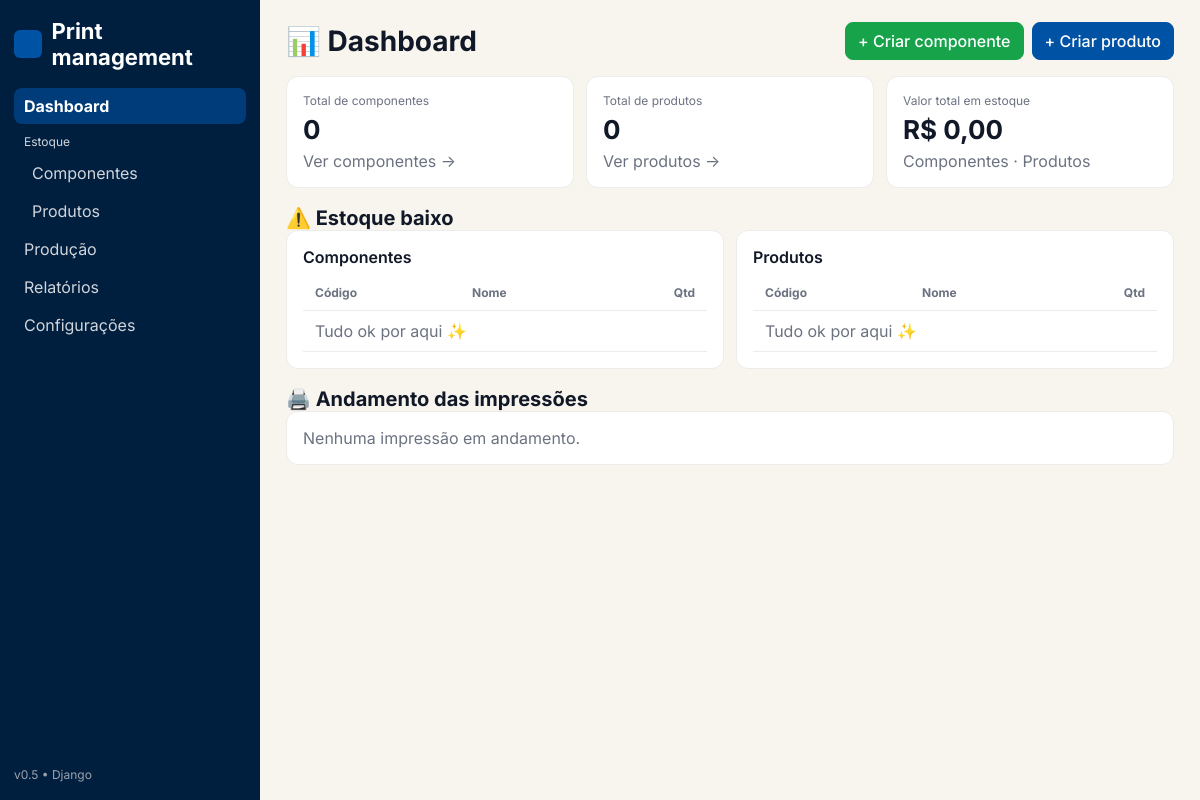
The app's page /, older data.
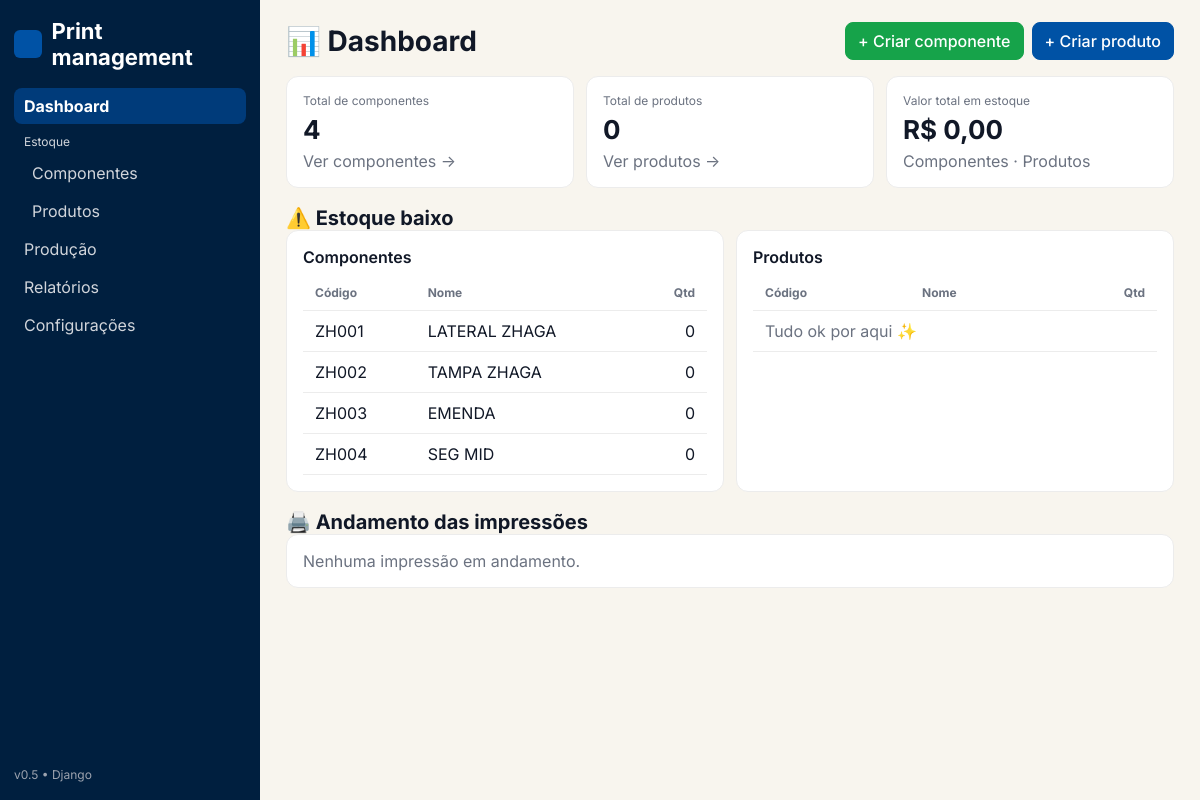
The same page, newer data.
### core/models.py (models this page shows, shortened)
class Component(models.Model):
    code = models.CharField("Código", max_length=32, unique=True)
    name = models.CharField("Nome", max_length=120)
    description = models.TextField("Descrição", blank=True)
    material = models.CharField("Material", max_length=60, blank=True)
    unit_cost = models.DecimalField("Custo unitário (R$)", max_digits=10, decimal_places=2, default=0)
    production_time = models.DurationField("Tempo de produção", default=timedelta())
    print_time_min = models.PositiveIntegerField("Tempo de impressão (min/un)", default=0)
    qty_on_hand = models.PositiveIntegerField("Qtd em estoque", default=0)
    created_at = models.DateTimeField(auto_now_add=True)
    updated_at = models.DateTimeField(auto_now=True)
    class Meta:
        ordering = ["code"]

### core/views.py (the view)
# urls.py: path('', views.dashboard, name='dashboard'),
def dashboard(request):
    total_componentes = Component.objects.count()
    total_produtos = Product.objects.count()
    valor_total_estoque = 0.0
    for c in Component.objects.all():
        qty = _qty_on_hand_for(c)
        cost = _cost_for_component(c)
        valor_total_estoque += qty * cost
    low_components = []
    for c in Component.objects.all():
        if _qty_on_hand_for(c) <= 3:
            low_components.append(c)
    low_products = []
    for p in Product.objects.all():
        if _qty_on_hand_for(p) <= 3:
            low_products.append(p)
    progress_items = []
    ctx = {
        "total_componentes": total_componentes,
        "total_produtos": total_produtos,
        "valor_total_estoque": valor_total_estoque,
        "low_components": low_components,
        "low_products": low_products,
        "progress_items": progress_items,
    }
    return render(request, "dashboard.html", ctx)

### core/views.py (called while the page is built, shortened)
def _get_any_attr(obj, names, default=0):
    for n in names:
        if hasattr(obj, n):
            val = getattr(obj, n)
            try:
                if callable(val):
                    continue
            except Exception:
                pass
            return val if val is not None else default
    return default

def _qty_on_hand_for(obj):
    direct = _get_any_attr(
        obj,
        ["qty_on_hand", "stock", "quantity", "amount", "qtd", "qtd_estoque", "estoque"],
        default=None,
    )
    if direct is not None:
        try:
            return float(direct)
        except Exception:
            return 0

def _cost_for_component(c):
    val = _get_any_attr(c, ["cost", "unit_cost", "custo", "preco"], default=0)
    try:
        return float(val)
    except Exception:
        return 0.0

### templates/dashboard.html (shortened to what this page needs)
{% extends "base.html" %}
{% block content %}
<div class="page-header">
  <div class="page-title">📊 Dashboard</div>
  <div class="page-actions">
    <a href="{% url 'componentes-new' %}" class="btn btn-success">+ Criar componente</a>
    <a href="{% url 'produtos-new' %}" class="btn btn-primary">+ Criar produto</a>
  </div>
</div>
<div class="blocks">
  <div class="block col-4">
    <div class="stat-title">Total de componentes</div>
    <div class="stat-value">{{ total_componentes|default:"0" }}</div>
    <div class="muted" style="margin-top:6px"><a href="{% url 'estoque-componentes' %}">Ver componentes →</a></div>
  </div>
  <div class="block col-4">
    <div class="stat-title">Total de produtos</div>
    <div class="stat-value">{{ total_produtos|default:"0" }}</div>
    <div class="muted" style="margin-top:6px"><a href="{% url 'estoque-produtos' %}">Ver produtos →</a></div>
  </div>
  <div class="block col-4">
    <div class="stat-title">Valor total em estoque</div>
    <div class="stat-value">R$ {{ valor_total_estoque|default:"0,00" }}</div>
    <div class="muted" style="margin-top:6px">
      <a href="{% url 'estoque-componentes' %}">Componentes</a> ·
      <a href="{% url 'estoque-produtos' %}">Produtos</a>
    </div>
  </div>
</div>
<div class="page-title" style="font-size:20px;margin-top:18px">⚠️ Estoque baixo</div>
<div class="blocks">
  <div class="block col-6">
    <div class="card-title">Componentes</div>
    <table>
      <thead><tr><th>Código</th><th>Nome</th><th class="right">Qtd</th></tr></thead>
      <tbody>
        {% if low_components %}
          {% for c in low_components %}
          <tr><td>{{ c.code }}</td><td>{{ c.name }}</td><td class="right">{{ c.inventory.qty_on_hand|default:"0" }}</td></tr>
          {% endfor %}
        {% else %}
          <tr><td colspan="3" class="muted">Tudo ok por aqui ✨</td></tr>
        {% endif %}
      </tbody>
    </table>
  </div>
  <div class="block col-6">
    <div class="card-title">Produtos</div>
    <table>
      <thead><tr><th>Código</th><th>Nome</th><th class="right">Qtd</th></tr></thead>
      <tbody>
        {% if low_products %}
          {% for p in low_products %}
          <tr><td>{{ p.code }}</td><td>{{ p.name }}</td><td class="right">{{ p.inventory.qty_on_hand|default:"0" }}</td></tr>
          {% endfor %}
        {% else %}
          <tr><td colspan="3" class="muted">Tudo ok por aqui ✨</td></tr>
        {% endif %}
      </tbody>
    </table>
  </div>
</div>
<div class="page-title" style="font-size:20px;margin-top:18px">🖨️ Andamento das impressões</div>
{% if progress_items %}
  {% for item in progress_items %}
    <div class="block">
      <div class="card-title">
        {{ item.product.code }} — {{ item.product.name }}
        <span class="badge">{{ item.total_printed|default:0 }} / {{ item.total_required|default:0 }}</span>
      </div>
      <div class="progress" title="{{ item.progress_percent|default:0|floatformat:0 }}%">
        <span style="width: {{ item.progress_percent|default:0|floatformat:0 }}%;"></span>
      </div>
      <div class="muted" style="text-align:right;margin-top:6px">{{ item.progress_percent|default:0|floatformat:0 }}%</div>
      <table style="margin-top:12px">
        <thead><tr><th>Componente</th><th class="right">Qtd impressa</th><th style="width:260px">Progresso</th><th class="right">Tempo restante</th></tr></thead>
        <tbody>
          {% for r in item.rows %}
          <tr>
            <td>{{ r.component.code }} — {{ r.component.name }}</td>
            <td class="right">{{ r.printed|default:0|floatformat:0 }} / {{ r.required|default:0|floatformat:0 }}</td>
            <td><div class="progress"><span style="width: {{ r.progress|default:0|floatformat:0 }}%;"></span></div></td>
            <td class="right">{{ r.time_remaining_hhmm|default:"—" }}</td>
          </tr>
          {% endfor %}
        </tbody>
      </table>
    </div>
  {% endfor %}
{% else %}
  <div class="block"><div class="muted">Nenhuma impressão em andamento.</div></div>
{% endif %}
{% endblock %}

### templates/base.html (shortened to what this page needs)
{% load static %}
<!doctype html>
<html lang="pt-br">
<head>
</head>
<body>
  <div class="app">
    <aside class="sidebar">
      <div class="brand"><span class="dot"></span> Print management</div>
      <nav>
        <a href="{% url 'dashboard' %}" id="nav-dash" {% if request.resolver_match.url_name == 'dashboard' %}class="active"{% endif %}>Dashboard</a>
        <div class="muted" style="padding:8px 10px 4px;font-size:12px;color:var(--sidebar-muted);">Estoque</div>
        <div class="subnav">
          <a href="{% url 'estoque-componentes' %}" id="nav-comp" {% if request.resolver_match.url_name == 'estoque-componentes' %}class="active"{% endif %}>Componentes</a>
          <a href="{% url 'estoque-produtos' %}" id="nav-prod" {% if request.resolver_match.url_name == 'estoque-produtos' %}class="active"{% endif %}>Produtos</a>
        </div>
        <a href="{% url 'producao' %}" id="nav-producao" {% if request.resolver_match.url_name == 'producao' %}class="active"{% endif %}>Produção</a>
        <a href="{% url 'relatorios' %}" id="nav-rel" {% if request.resolver_match.url_name == 'relatorios' %}class="active"{% endif %}>Relatórios</a>
        <a href="{% url 'configuracoes' %}" id="nav-config" {% if request.resolver_match.url_name == 'configuracoes' %}class="active"{% endif %}>Configurações</a>
      </nav>
      <div style="margin-top:auto;font-size:12px;color:#9ca3af">v0.5 • Django</div>
    </aside>
    <main class="main">
      {% block content %}{% endblock %}
    </main>
  </div>
</body>
</html>

### templates/base.html (style rules this page uses)
:root { --bg:#F8F5EE; --card:#fff; --muted:#6b7280; --line:#ececec; --text:#000; --accent:#0052a5; --accent-600:#003b7a; --text:#111827; --accent:#0052a5; --accent-600:#003b7a; --danger:#e11d48; --success:#16a34a; --sidebar:#001f3f; --sidebar-muted:#d1d5db; }
* { box-sizing:border-box }
html,body { height:100% }
body { margin:0;font-family:Inter,system-ui,-apple-system,Segoe UI,Roboto,Helvetica,Arial,sans-serif;background:var(--bg);color:var(--text) }
a { color:inherit;text-decoration:none }
.app { display:grid;grid-template-columns:260px 1fr; min-height:100vh }
.sidebar { background:var(--sidebar);color:var(--sidebar-muted);padding:18px 14px;display:flex;flex-direction:column }
.brand { display:flex;align-items:center;gap:10px;font-weight:700;margin-bottom:16px;color:#fff;font-size:22px }
.brand .dot { width:28px;height:28px;border-radius:6px;background:var(--accent);display:inline-block }
nav a { display:block;padding:8px 10px;margin:2px 0;border-radius:8px;color:var(--sidebar-muted) }
nav a.active { background:var(--accent-600);color:#fff;font-weight:700 }
.subnav { padding-left:8px }
.main { padding:22px 26px }
.page-header { display:flex;align-items:center;justify-content:space-between;gap:12px;margin-bottom:16px }
.page-title { font-size:28px;font-weight:700 }
.page-actions { display:flex;gap:8px }
.blocks { display:grid;grid-template-columns:repeat(12,1fr);gap:12px }
.block { grid-column:span 12;background:var(--card);border:1px solid var(--line);border-radius:12px;padding:16px;color:var(--text) }
@media (min-width:900px) { .col-6 { grid-column:span 6 } }
@media (min-width:900px) { .col-4 { grid-column:span 4 } }
.stat-title { font-size:12px;color:var(--muted) }
.stat-value { font-size:26px;font-weight:700;margin-top:6px }
.muted { color:var(--muted) }
.btn { display:inline-flex;align-items:center;gap:6px;border:1px solid var(--line);background:#fff;color:var(--text);border-radius:8px;padding:8px 12px;font-weight:500 }
.btn-primary { background:var(--accent);border-color:var(--accent);color:#fff }
.btn-success { background:var(--success);border-color:var(--success);color:#fff }
table { width:100%;border-collapse:separate;border-spacing:0 }
th,td { padding:10px 12px;border-bottom:1px solid var(--line);vertical-align:middle }
th { font-size:12px;color:var(--muted);text-align:left }
.right { text-align:right }
.card-title { font-weight:600;margin-bottom:8px }

Row changes from the older to the newer data that the page shows:
added Component: code "ZH001", name "LATERAL ZHAGA", inventory.qty_on_hand "0"
added Component: code "ZH002", name "TAMPA ZHAGA", inventory.qty_on_hand "0"
added Component: code "ZH003", name "EMENDA", inventory.qty_on_hand "0"
added Component: code "ZH004", name "SEG MID", inventory.qty_on_hand "0"
Text that changed along with them:
{{ total_componentes|default:"0" }}: "0" → "4"
text no longer shown: "Tudo ok por aqui ✨"
